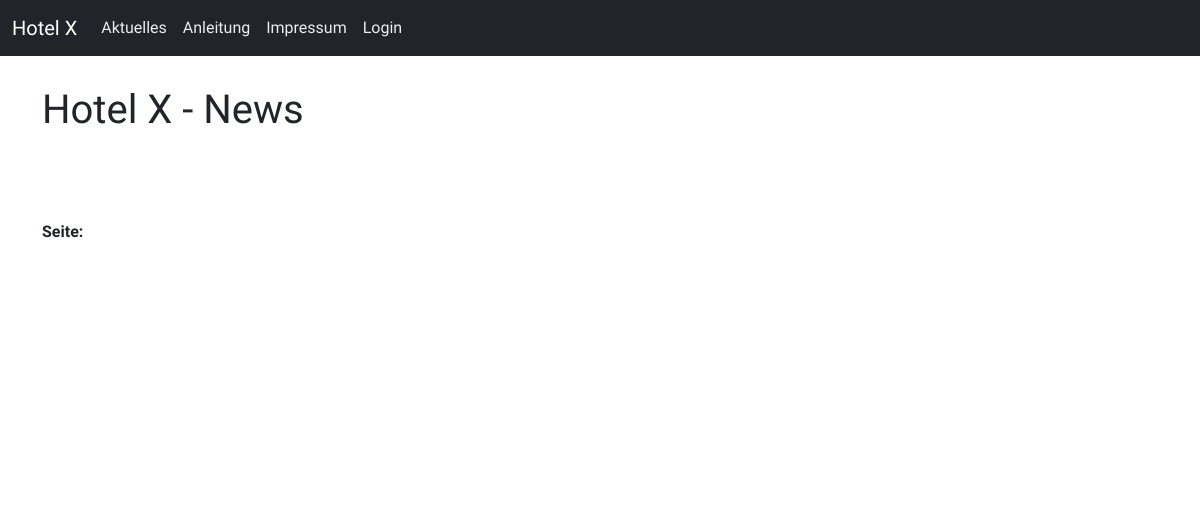
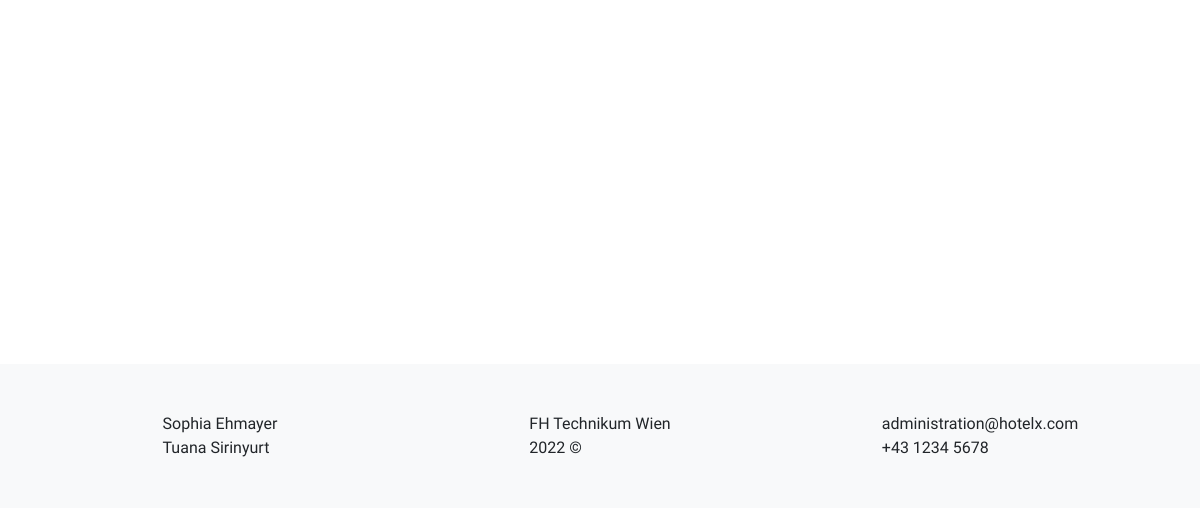
The page /?site=news on the database as committed earlier (2 pictures, top to bottom).
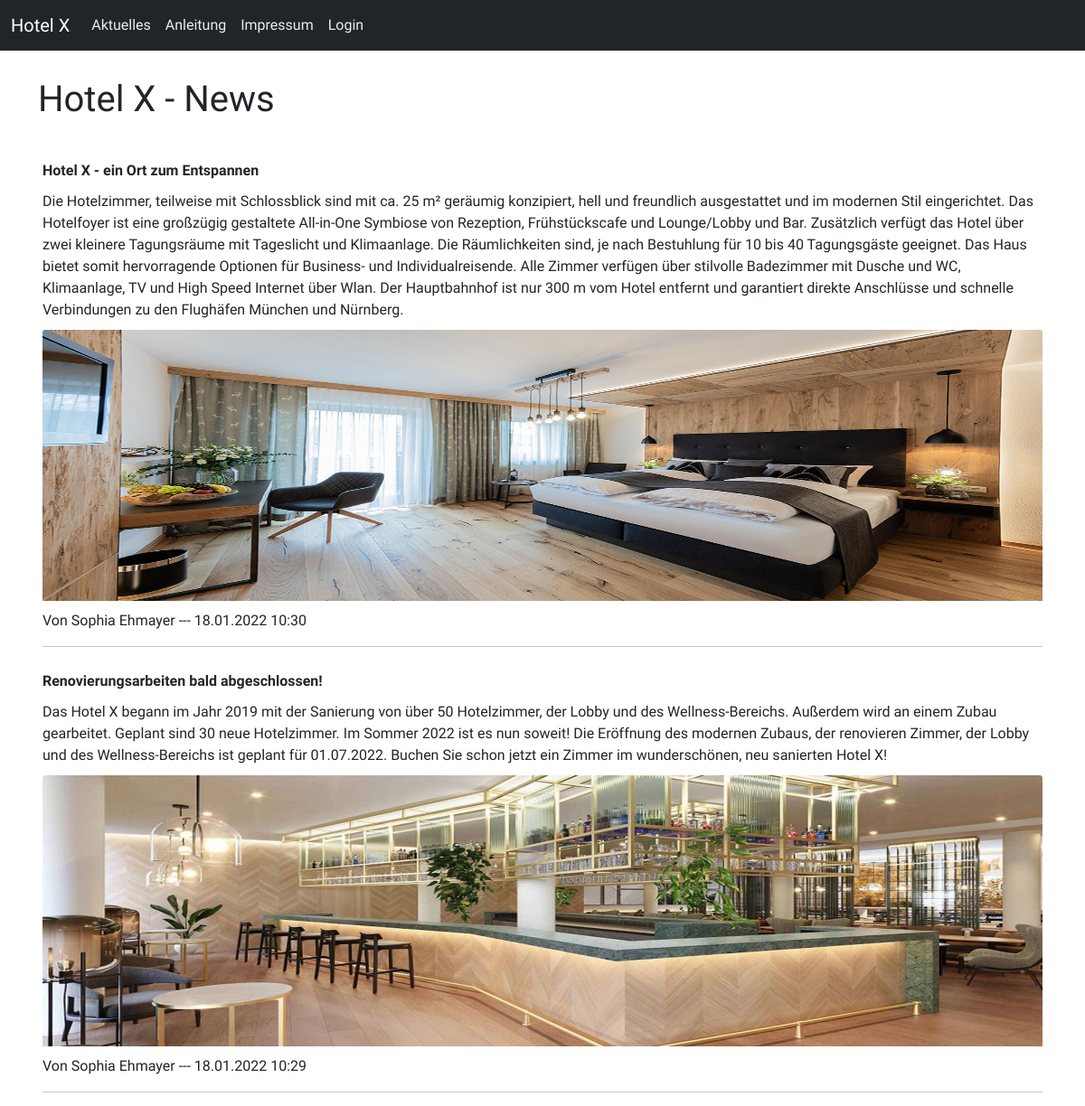
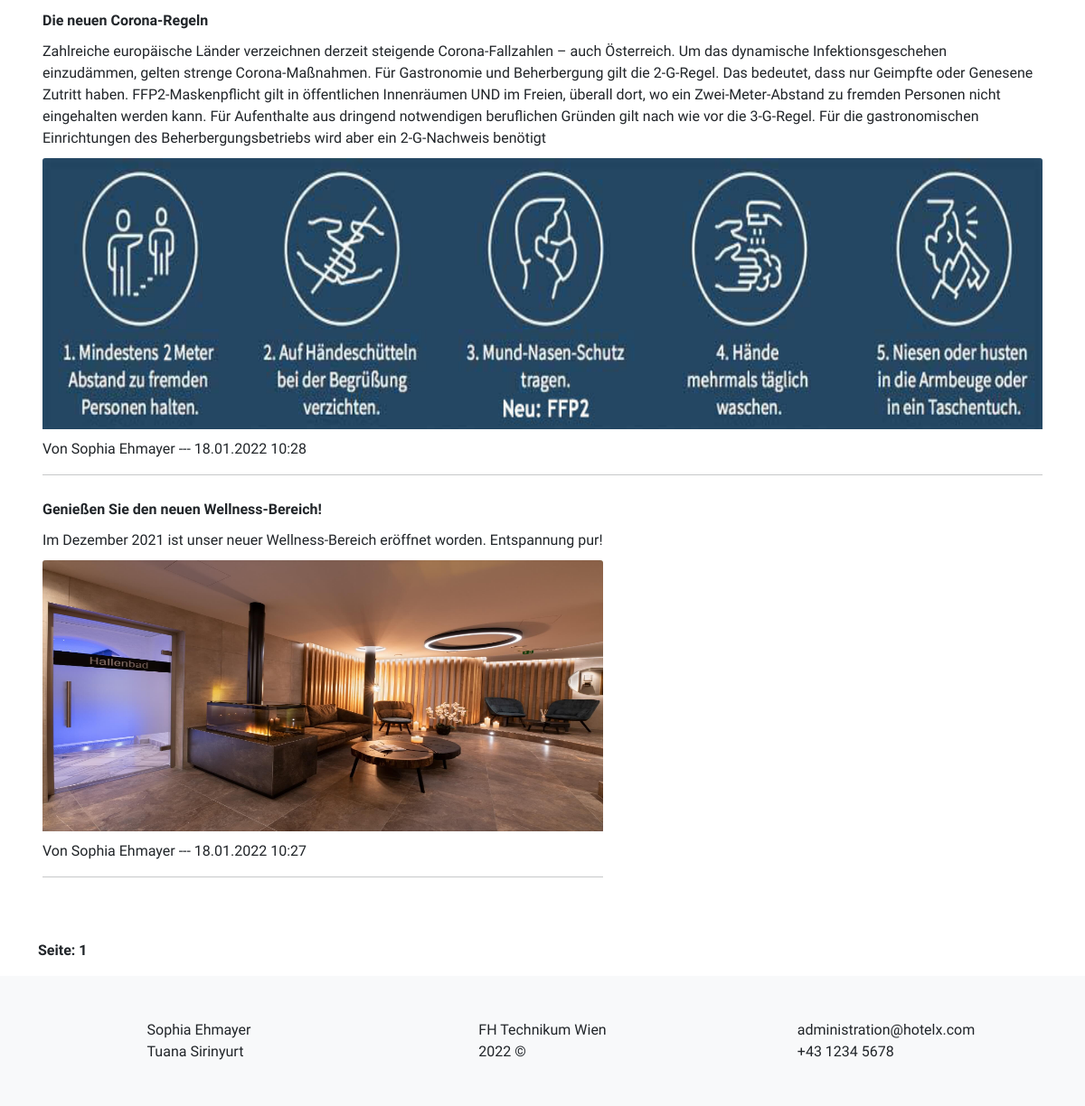
The same page on the database as committed later (2 pictures, top to bottom).
### tables this page shows
CREATE TABLE `news` (
  `id` int(11) NOT NULL,
  `image` varchar(250) NOT NULL,
  `content` text NOT NULL,
  `author` varchar(45) DEFAULT NULL,
  `title` varchar(120) NOT NULL,
  `dateTime` int(11) NOT NULL
);

### news.php (the view, shortened to what this page needs)
<!DOCTYPE html>
<html lang="en">
<body>
    <div class = "container">
    <h1>Hotel X - News</h1>
<?php
require_once('dbaccess.php');
if(!isset($seite))
        {
            $seite = 1;
        }
        $eintraege_pro_seite = 10;
        $start = $seite * $eintraege_pro_seite - $eintraege_pro_seite;
        $abfrage = "SELECT * FROM news ORDER BY id DESC LIMIT $start, $eintraege_pro_seite";
        $ergebnis = mysqli_query($db_obj,$abfrage);
        while($row = mysqli_fetch_object($ergebnis))
        {
            $date = date("d.m.Y H:i", $row->dateTime);
            $title = $row->title;
            $author=$row->author;
            $content = $row->content;
            $image = $row->image;
           echo "
           <table border='0' cellspacing='0' cellpadding='5'>
            <tr>
                <td>
                    <b>$title</b>
                   </td>
               </tr>
               <tr>
                   <td>
                       $content
                   </td>
               </tr>
               <tr>
                   <td>
                   <img class='card-img-top' src='./uploadImage/".$image."' alt='image' width=300 height=300>
                   </td>
               </tr>
               <tr>
               <td>
                   Von $author --- $date  ";
                  echo  "
                   <hr>
               </td>
           </tr>
               </table>";
           }
        $result = mysqli_query($db_obj,"SELECT id FROM news");
        $menge = mysqli_num_rows($result);
        $wieviel_seiten = $menge / $eintraege_pro_seite;
        echo '<br /><br />';
        echo "<b>Seite:</b> ";
        for($a=0; $a < $wieviel_seiten; $a++)
        {
            $b = $a + 1;
            if($seite == $b)
            {
                echo "  <b>$b</b> ";
            }
            else
            {
               echo "  Test ";
            }
        }
        ?>
    </div>
</body>
</html>

### index.php (shortened to what this page needs)
<!DOCTYPE html>
<html lang="en">
<head>
    <link rel="stylesheet" href="./css/style.css">
 <link href="https://cdn.jsdelivr.net/npm/bootstrap@5.0.0/dist/css/bootstrap.min.css" rel="stylesheet">
</head>
<header>
        <?php
        $pages = [ "home" => "./home.php",
                    "news" => "./news.php",
                    "imprint" => "./imprint.php",
                    "help" => "./help.php",
                    "login" => "./login.php",
                    "loginProcess" => "./loginProcess.php",
                    "createTicket" => "./createTicket.php",
                    "ticketList" => "./ticketList.php",
                    "loginTest" => "./loginTest.php",
                    "settings" => "./settings.php",
                    "allTickets" => "./allTickets.php",
                    "signUpGuest" => "./signUpGuest.php",
                    "userAdministration" => "./userAdministration.php",
                    "createNews" => "./createNews.php",
                    "editNews" => "./editNews.php",
                    "editNewsFormular" => "./editNewsFormular.php",
                    "userAdministration" => "./userAdministration.php",
                    "userEdit" => "./userEdit.php"];
        $site = "home";
        if (isset($_GET["site"])) {
            $site = $_GET["site"];
        }
    ?>
<?php
    include 'nav.php';
?>
</header>
<body>
  <main style="min-height: 100vh">
        <?php
            if (isset($pages[$site])) {
                include $pages[$site];
            } else {
                echo "404 site not found";
            }
        ?>
    </main>
</body>
<footer class="mt-3">
    <div class="bg-light my-0 pb-0" >
   <div class="container">
        <div class="row d-flex justify-content-center">
            <div class="col mt-5 mb-5 d-flex justify-content-center">
            Sophia Ehmayer<br>
            Tuana Sirinyurt
            </div>
            <div class="col mt-5 mb-5 d-flex justify-content-center">
                FH Technikum Wien<br>
                2022 &copy;
            </div>
            <div class="col mt-5 mb-5 d-flex justify-content-center">
            administration@hotelx.com<br>
             +43 1234 5678
            </div>
        </div>
    </div>
    </div>
</footer>
</html>

### nav.php (shortened to what this page needs)
<nav class="navbar navbar-expand-lg navbar-dark bg-dark navbar-inverse">
      <div class="container-fluid">
            <a class="navbar-brand" href="./index.php">Hotel X</a>
            <div class="collapse navbar-collapse text-dark" id="navbarNav">
                <ul class="nav navbar-nav">
                  <li class="m-2"><a class="<?= ($site == "news" ? "active" : "") ?>" href=".?site=news">Aktuelles</a></li>
                  <li class="m-2"><a class="<?= ($site == "help" ? "active" : "") ?>" href="?site=help">Anleitung</a></li>
                  <li class="m-2"><a class="<?= ($site == "imprint" ? "active" : "") ?>" href="?site=imprint">Impressum</a></li>
                    <?php
                    if(!isset($_SESSION["username"])) {
                    ?>
                      <li class="m-2"><a class="<?= ($site == "login" ? "active" : "") ?>" href="?site=login">Login</a></li>
                    <?php }?>
                </ul>
            </div>
        </div>
        </nav>

### css/style.css (style rules this page uses)
* { font-family: "Abel", sans-serif; }
body { margin: 0; }
h1 { margin: 50px 0px; }
header a { color: #ededed; text-decoration: none; }
h1 { padding: 30px 0px; }
@media all and (min-width: 1124px) { .container { margin: 0px 5em; } }

Rows that differ between the two databases and show on the page:
added news: title "Hotel X - ein Ort zum Entspannen", content "Die Hotelzimmer, teilweise mit Schlossblick sind mit ca. 25 m² geräumig konzipiert, hell und freundlich ausgestattet und im modernen Stil eingerichtet. Das Hotelfoyer ist eine großzügig gestaltete All-in-One Symbiose von Rezeption, Frühstückscafe und Lounge/Lobby und Bar. Zusätzlich verfügt das Hotel über zwei kleinere Tagungsräume mit Tageslicht und Klimaanlage. Die Räumlichkeiten sind, je nach Bestuhlung für 10 bis 40 Tagungsgäste geeignet. Das Haus bietet somit hervorragende Optionen für Business- und Individualreisende. Alle Zimmer verfügen über stilvolle Badezimmer mit Dusche und WC, Klimaanlage, TV und High Speed Internet über Wlan. Der Hauptbahnhof ist nur 300 m vom Hotel entfernt…", image (picture), author "Sophia Ehmayer", dateTime "18.01.2022 10:30"
added news: title "Renovierungsarbeiten bald abgeschlossen!", content "Das Hotel X begann im Jahr 2019 mit der Sanierung von über 50 Hotelzimmer, der Lobby und des Wellness-Bereichs. Außerdem wird an einem Zubau gearbeitet. Geplant sind 30 neue Hotelzimmer. Im Sommer 2022 ist es nun soweit! Die Eröffnung des modernen Zubaus, der renovieren Zimmer, der Lobby und des Wellness-Bereichs ist geplant für 01.07.2022. Buchen Sie schon jetzt ein Zimmer im wunderschönen, neu sanierten Hotel X!", image (picture), author "Sophia Ehmayer", dateTime "18.01.2022 10:29"
added news: title "Die neuen Corona-Regeln", content "Zahlreiche europäische Länder verzeichnen derzeit steigende Corona-Fallzahlen – auch Österreich. Um das dynamische Infektionsgeschehen einzudämmen, gelten strenge Corona-Maßnahmen. Für Gastronomie und Beherbergung gilt die 2-G-Regel. Das bedeutet, dass nur Geimpfte oder Genesene Zutritt haben. FFP2-Maskenpflicht gilt in öffentlichen Innenräumen UND im Freien, überall dort, wo ein Zwei-Meter-Abstand zu fremden Personen nicht eingehalten werden kann. Für Aufenthalte aus dringend notwendigen beruflichen Gründen gilt nach wie vor die 3-G-Regel. Für die gastronomischen Einrichtungen des Beherbergungsbetriebs wird aber ein 2-G-Nachweis benötigt", image (picture), author "Sophia Ehmayer", dateTime "18.01.2022 10:28"
added news: title "Genießen Sie den neuen Wellness-Bereich!", content "Im Dezember 2021 ist unser neuer Wellness-Bereich eröffnet worden. Entspannung pur!", image (picture), author "Sophia Ehmayer", dateTime "18.01.2022 10:27"
Other text that changed with them:
new list line: "1"
